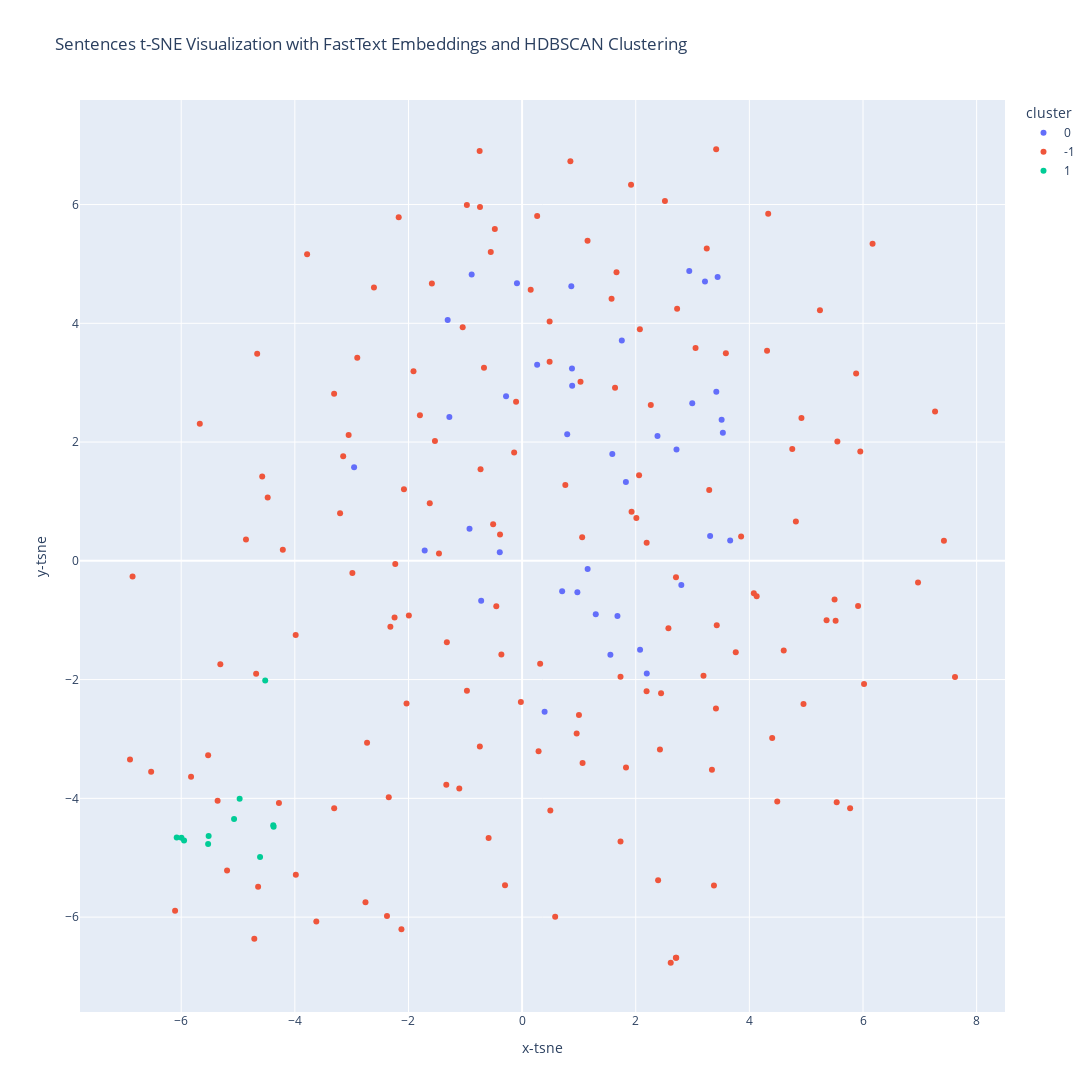

The cell this chart's notebook holds for it:
### Code cell
# Create interactive scatter plot
ft_df["cluster"] = ft_df["cluster"].astype(str)
fig = px.scatter(
    ft_df,
    x="x-tsne",
    y="y-tsne",
    color="cluster",
    hover_data={"text": True, "overall_label": True, "cluster": True},
    title="Sentences t-SNE Visualization with FastText Embeddings and HDBSCAN Clustering",
    width=1200,
    height=1200,
)

# Show plot
fig.show()

### Figure 1 — Plotly figure (JSON) as saved in the notebook; plotly's stock layout.template omitted (floating-point values rounded to 4 significant figures; data arrays with more than 128 entries replaced by an {"elided": "..."} marker saying what was removed)
{"data": [{"customdata": [["The film tells the story...", "drama", "0"], ["Young sci-fi/fantasy enthusiast Gavin Gore...", "comedy", "0"], ["In World War II, two...", "action", "0"], ["Byron Levin works in a...", "drama", "0"], ["It is love at first...", "romance", "0"], ["Joseph is a mentally retarded...", "drama", "0"], ["Dr. Markoff (J. Carrol Naish)...", "fantasy", "0"], ["The plot revolves around the...", "drama", "0"], ["Set in the austere post–World...", "fantasy", "0"], ["Scott (Ryan Phillippe) is a...", "comedy", "0"], ["Cosmo Reif, an affectless mob...", "comedy", "0"], ["Edgar Mills and his mistress...", "comedy", "0"], ["Marianne (Greta Garbo) is a...", "romance", "0"], ["Italian aristocrat Angela Chiaromonte (Helen...", "romance", "0"], ["Two escaping killers hide out...", "action", "0"], ["Struggling young actress Jenny (Marjorie...", "comedy", "0"], ["Sally Elliott (Rita Hayworth), a...", "action", "0"], ["Roanne Sanchez, a young girl...", "romance", "0"], ["The Hartford Transcontinental Railroad is...", "western", "0"], ["Trust concerns the unusual romance...", "romance", "0"], ["Restaurant owner Dylan Ramsey (David...", "comedy", "0"], ["Jeff Hassard (Dean Jagger) and...", "western", "0"], ["Charles Kessler (Bela Lugosi) is...", "action", "0"], ["United States Secret Service Lieutenant...", "action", "0"], ["Two college girls, Ducky and...", "comedy", "0"], ["Professional hunter Harry Black is...", "action", "0"], ["The film's slight storyline concerns...", "comedy", "0"], ["A blind detective, Duncan Maclain,...", "action", "0"], ["Three teenage boys in small-town...", "drama", "0"], ["Alim is a young gay...", "drama", "0"], ["In the 1930s, Teresa (Buday)...", "romance", "0"], ["John Murdock (Paul Richards) is...", "western", "0"], ["Big Bad Love shares its...", "drama", "0"], ["Ten-year-old Bobby (Frankie Thomas) and...", "drama", "0"], ["Agimat (Bong Revilla, Jr.) is...", "fantasy", "0"], ["A prospective settler, pioneer Bob...", "western", "0"], ["Julia Hemingway (Ina Skriver, credited...", "comedy", "0"], ["Hans a young German journalist...", "action", "0"], ["The drama tells of a...", "drama", "0"]], "hovertemplate": "cluster=%{customdata[2]}<br>x-tsne=%{x}<br>y-tsne=%{y}<br>text=%{customdata[0]}<br>overall_label=%{customdata[1]}<extra></extra>", "legendgroup": "0", "marker": {"color": "#636efa", "symbol": "circle"}, "mode": "markers", "name": "0", "orientation": "v", "showlegend": true, "type": "scatter", "x": [2.995, -0.2826, -2.957, -0.09062, 1.154, 2.718, -0.9253, 3.418, -0.7205, 3.533, 2.803, 3.441, 0.8779, 1.755, 3.309, 0.881, 0.2649, 1.296, 1.827, 2.076, 1.588, 0.8661, 3.219, -0.8877, 1.554, 0.7938, 2.194, 2.942, 3.662, 1.678, 0.9728, -1.28, 0.7049, 3.512, -1.714, 2.383, -1.31, 0.396, -0.393], "xaxis": "x", "y": [2.655, 2.771, 1.574, 4.676, -0.1365, 1.873, 0.5401, 2.846, -0.6715, 2.158, -0.4052, 4.779, 3.238, 3.712, 0.4167, 2.948, 3.302, -0.9008, 1.328, -1.498, 1.8, 4.625, 4.702, 4.824, -1.584, 2.133, -1.896, 4.879, 0.3429, -0.9277, -0.528, 2.421, -0.513, 2.377, 0.1755, 2.102, 4.058, -2.54, 0.1437], "yaxis": "y"}, {"customdata": {"elided": "150x3 str values"}, "hovertemplate": "cluster=%{customdata[2]}<br>x-tsne=%{x}<br>y-tsne=%{y}<br>text=%{customdata[0]}<br>overall_label=%{customdata[1]}<extra></extra>", "legendgroup": "-1", "marker": {"color": "#EF553B", "symbol": "circle"}, "mode": "markers", "name": "-1", "orientation": "v", "showlegend": true, "type": "scatter", "x": {"elided": "150 float values"}, "xaxis": "x", "y": {"elided": "150 float values"}, "yaxis": "y"}, {"customdata": [["Balu (Vijayakumar) and Padma (Manjula...", "drama", "1"], ["Nikki Singh (Akshay Oberoi) is...", "drama", "1"], ["Akashangalil is the story of...", "romance", "1"], ["Dharma (Anandaraj) is an auto...", "drama", "1"], ["Tulsi tells the story of...", "drama", "1"], ["Vijay (R. Sarathkumar) and Seetha...", "drama", "1"], ["Gopal (M.G.R.) is an honest...", "drama", "1"], ["This film is about the...", "comedy", "1"], ["Chandrabose (Mohanlal) whose wife's (Meera...", "drama", "1"], ["The film is set in...", "fantasy", "1"], ["Kumar is a young and...", "action", "1"]], "hovertemplate": "cluster=%{customdata[2]}<br>x-tsne=%{x}<br>y-tsne=%{y}<br>text=%{customdata[0]}<br>overall_label=%{customdata[1]}<extra></extra>", "legendgroup": "1", "marker": {"color": "#00cc96", "symbol": "circle"}, "mode": "markers", "name": "1", "orientation": "v", "showlegend": true, "type": "scatter", "x": [-5.95, -4.972, -4.374, -4.522, -6.079, -5.996, -5.527, -5.07, -4.38, -4.612, -5.517], "xaxis": "x", "y": [-4.71, -4.006, -4.48, -2.016, -4.659, -4.665, -4.77, -4.347, -4.453, -4.987, -4.633], "yaxis": "y"}], "layout": {"height": 1200, "legend": {"title": {"text": "cluster"}, "tracegroupgap": 0}, "title": {"text": "Sentences t-SNE Visualization with FastText Embeddings and HDBSCAN Clustering"}, "width": 1200, "xaxis": {"anchor": "y", "domain": [0, 1], "title": {"text": "x-tsne"}}, "yaxis": {"anchor": "x", "domain": [0, 1], "title": {"text": "y-tsne"}}}}
